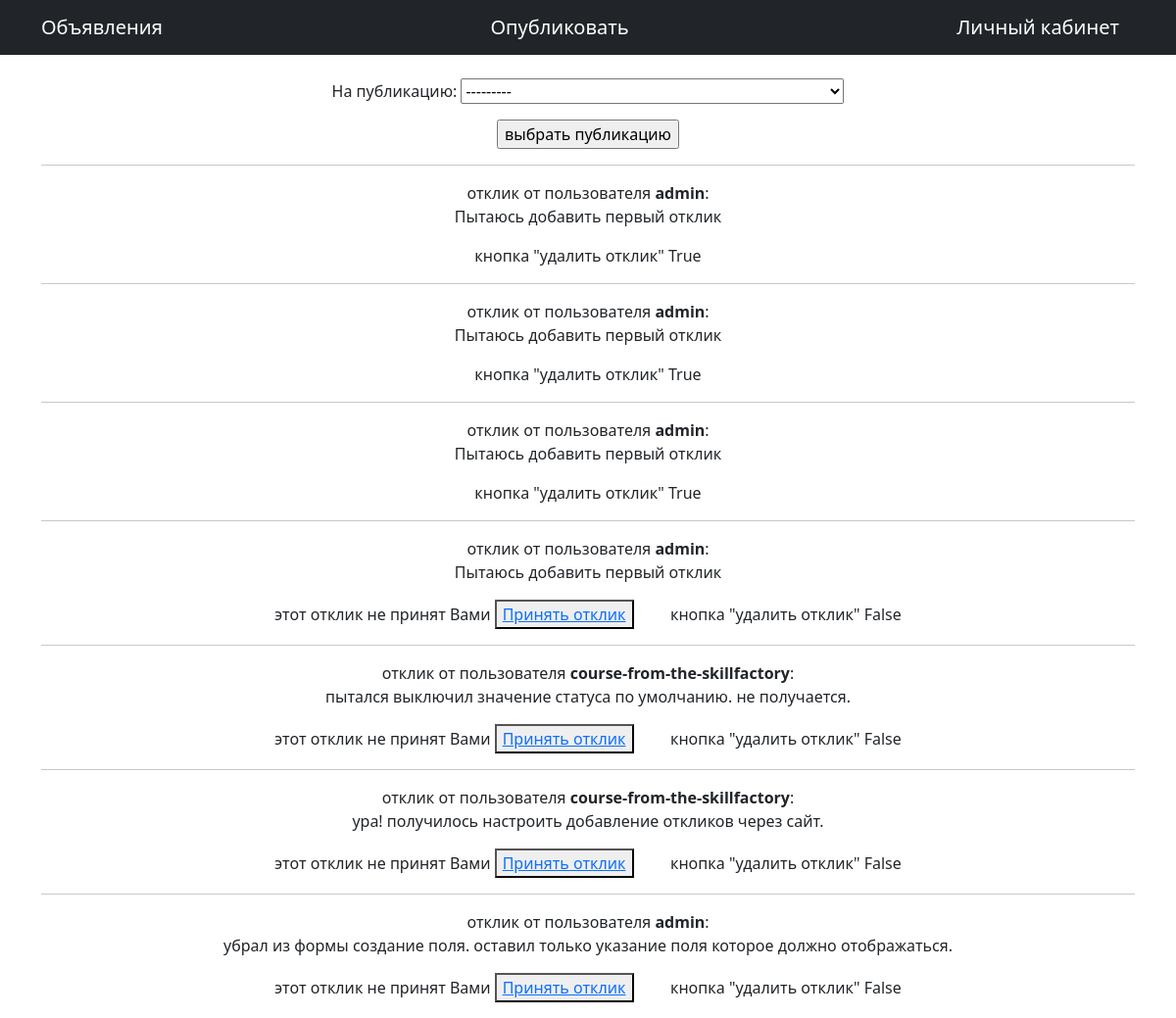
Page /private/ (signed in) on the earlier database version.
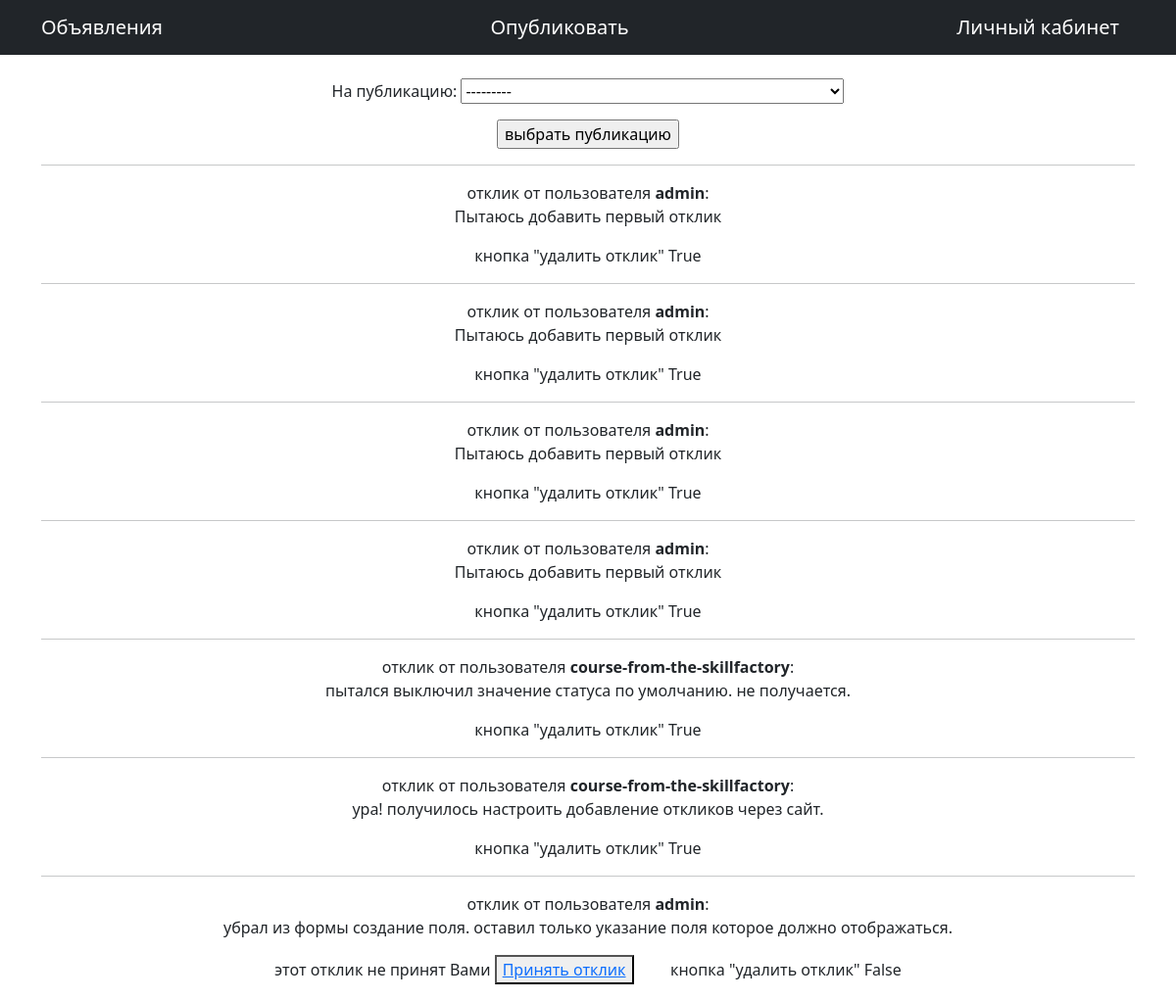
Same page on the later database version.
### board/models.py (models this page shows)
class Comment(models.Model):
    publication = models.ForeignKey(Publication, on_delete=models.CASCADE, verbose_name='на публикацию')
    user = models.ForeignKey(User, on_delete=models.CASCADE, verbose_name="Комментатор")
    content = models.TextField(verbose_name="Высказывание")
    create_time = models.DateTimeField(auto_now_add=True)
    status = models.BooleanField(default=False)

### board/views.py (the view)
# urls.py: path('private/', ResponsesToMyPublications.as_view(), name='посмотреть отклики'),
class ResponsesToMyPublications(ListView):
    model = Comment
    template_name = "response_list.html"
    context_object_name = "responses"
    def get_queryset(self):
        queryset = super().get_queryset()
        queryset = queryset.filter(publication__user__id=self.request.user.id)
        self.filterset = FilterByPublications(self.request.GET, queryset, request=self.request.user.id)
        return self.filterset.qs
    def get_context_data(self, **kwargs):
        context = super().get_context_data(**kwargs)
        context["filterset"] = self.filterset
        return context

### board/models.py (called while the page is built)
    def __str__(self):
        return self.title

### templates/response_list.html (shortened to what this page needs)
{% extends 'basic.html' %}
{% block content %}
<br>
<form action="" method="get">
    {{ filterset.form.as_p }}
    <input type="submit" value="выбрать публикацию"/>
</form>
{% if responses %}
{% for response in responses %}
<hr>
отклик от пользователя <strong>{{response.user}}</strong>:
<p>{{response.content}}</p>
<p>
    {% if response.status is not True %}
    этот отклик не принят Вами
    <button><a href="{%url 'принять отклик' response.id %}">Принять отклик</a></button>&nbsp;&nbsp;&nbsp;&nbsp;&nbsp;&nbsp;&nbsp;&nbsp;
    {% endif %}
    кнопка "удалить отклик"
    {{response.status}}
</p>
{% endfor %}
{% else %}
<h3>на эту публикацию нет откликов</h3>
{% endif %}
{% endblock content %}

### templates/basic.html (shortened to what this page needs)
<!DOCTYPE html>
<html lang="ru">
<head>
    {% load static %}
    <link href="{% static 'css/styles.css' %}" rel="stylesheet"/>
</head>
<body>
{%include 'includes/navbar.html'%}
<div class="container">
    <div class="row">
        <div class="col-lg-12 text-center">
            {% block content %}{% endblock content %}
        </div>
    </div>
</div>
</body>
</html>

### templates/includes/navbar.html
<nav class="navbar navbar-expand-lg navbar-dark bg-dark static-top">
    <div class="container">
        <a class="navbar-brand" href="{%url 'основная страница'%}">Объявления</a>
        <a class="navbar-brand" href="{%url 'создать публикацию'%}">Опубликовать</a>
        <a class="navbar-brand" href="/accounts/">Личный кабинет</a>
    </div>
</nav>

Differences in the rows shown:
changed Comment (number 4 of 7 on the later page): status "False" → "True"; no longer shows "этот отклик не принят Вами Принять отклик"
changed Comment "пытался выключил значение статуса по умолчанию. не получается.": status "False" → "True"; no longer shows "этот отклик не принят Вами Принять отклик"
changed Comment "ура! получилось настроить добавление откликов через сайт.": status "False" → "True"; no longer shows "этот отклик не принят Вами Принять отклик"
